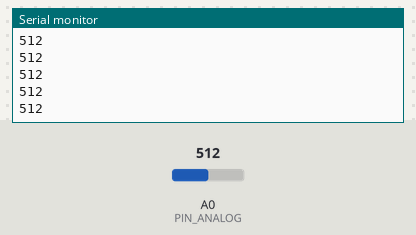
The sketch below on a simulated Arduino Uno, built with avr-gcc and run on an emulated ATmega328P. Parts: the last lines printed to the serial monitor. The inputs (shaded band) are chosen by the test bench; at power-on: A0 (PIN_ANALOG) = 512.

Above: at 1.2 s.
1.3 s: A0 (PIN_ANALOG) set to 716
At 1.31 s:
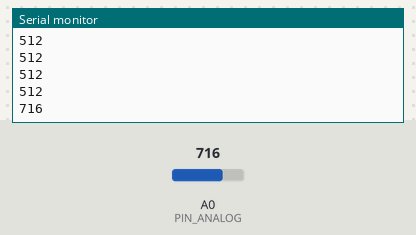
2.8 s: A0 (PIN_ANALOG) set to 900
At 2.81 s:
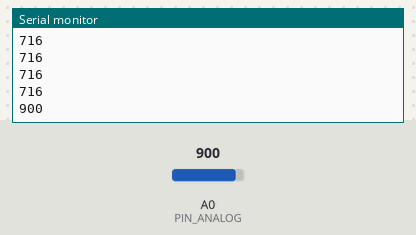
Timing chart, 0 to 5.8 s (numbered marks = the images above; inputs shaded):
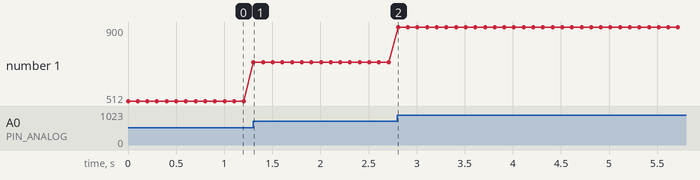

The sketch:

analogtest.ino
```cpp
const int PIN_ANALOG = A0;

void setup() {
  // put your setup code here, to run once:
  pinMode(PIN_ANALOG, INPUT);
  Serial.begin(9600);
}

void loop() {
  // put your main code here, to run repeatedly:
  Serial.println(analogRead(PIN_ANALOG));
  delay(100);
}
```

Measured:
- after the input at 1.3 s, the serial monitor: prints a new line at once (image 1)
- after the input at 2.8 s, the serial monitor: prints a new line at once (image 2)
- plotted number 1: 512 → 716 after the input at 1.3 s, 716 → 900 after the input at 2.8 s
